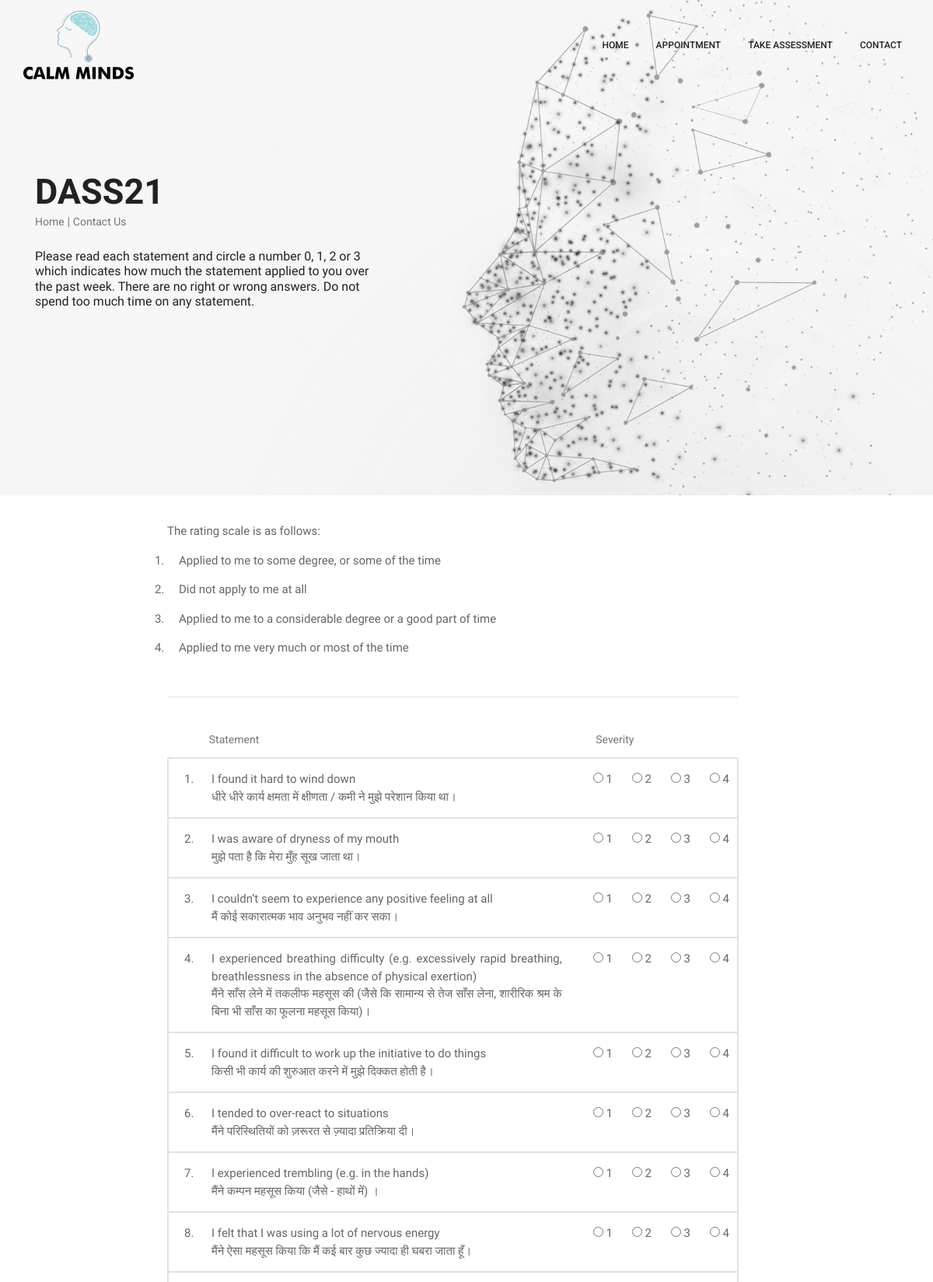
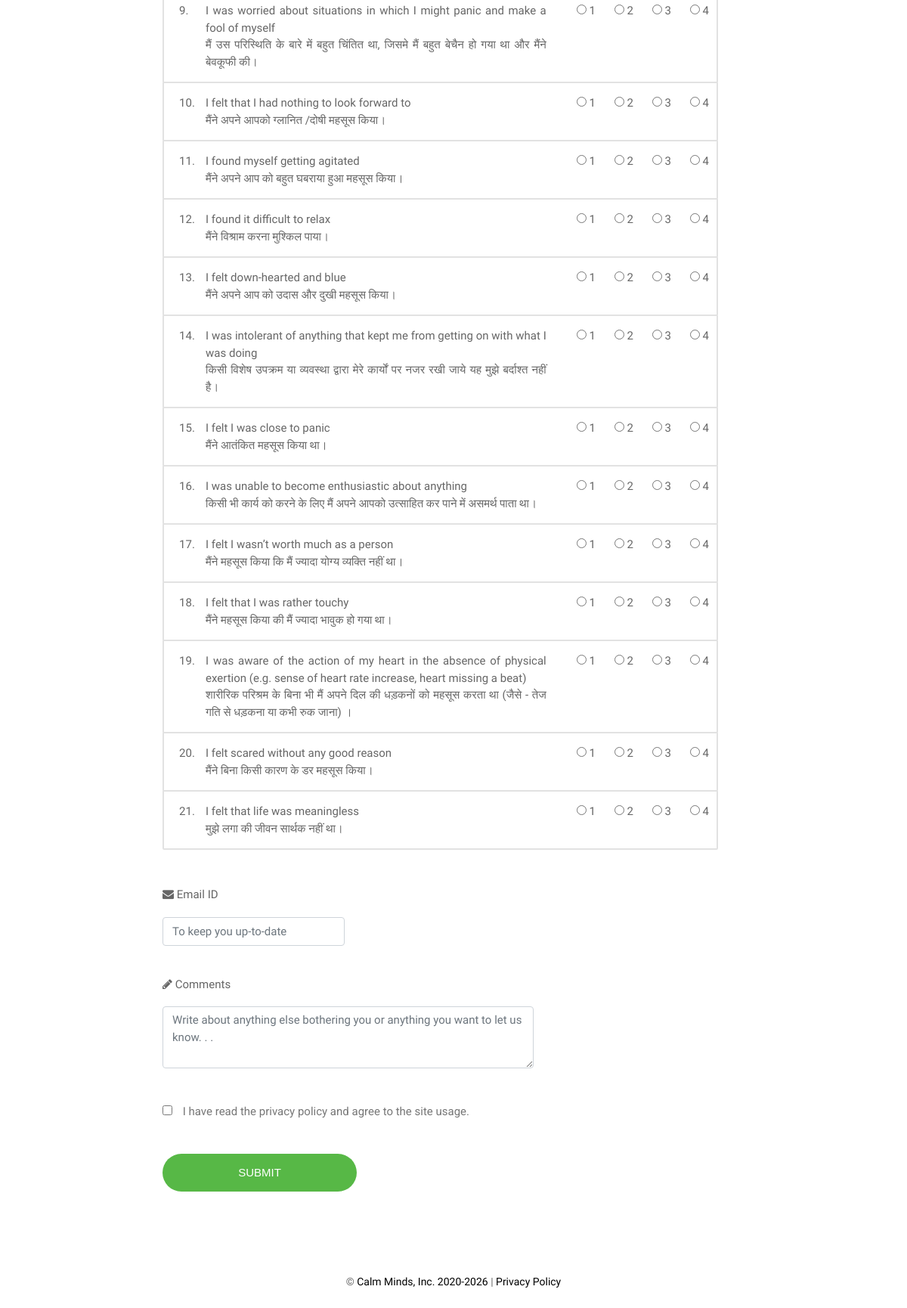
Page /assessment/ on the committed database (2 pictures, top to bottom).
### assessment/models.py (models this page shows, shortened)
class Choice(models.Model):
    choice_text = models.CharField(max_length=100)

class Question(models.Model):
    english_text = models.CharField(max_length=200, verbose_name="Question(English)")
    hindi_text = models.CharField(max_length=200, verbose_name="Question(Hindi)")

### assessment/views.py (the view)
# urls.py: path('', views.assessment_page, name="assessment_page"),
def assessment_page(request):
    questions = Question.objects.all()
    choices = Choice.objects.all()
    context = {
        "questions": questions,
        "choices": choices
    }
    if request.method == "GET":
        return render(request, "public/dass21.html", context)

### templates/public/dass21.html (shortened to what this page needs)
{% load static %}
<!DOCTYPE html>
<html lang="en">
<head>
    <link rel="stylesheet" type="text/css" href="{% static 'css/bootstrap-4.1.3.min.css' %}">
    <link rel="stylesheet" type="text/css" href="{% static 'fonts/font-awesome-4.7.0.min.css' %}">
    <link rel="stylesheet" type="text/css" href="{% static 'css/animate-3.7.0.css' %}">
    <link rel="stylesheet" type="text/css" href="{% static 'css/hamburgers.min.css' %}">
    <link rel="stylesheet" type="text/css" href="{% static 'css/select2.min.css' %}">
    <link rel="stylesheet" href="{% static 'css/owl-carousel.min.css' %}">
    <link rel="stylesheet" href="{% static 'css/jquery.datetimepicker.min.css' %}">
    <link rel="stylesheet" href="{% static 'css/linearicons.css' %}">
    <link rel="stylesheet" type="text/css" href="{% static 'css/util.css' %}">
    <link rel="stylesheet" type="text/css" href="{% static 'css/my-main.css' %}">
    <link rel="stylesheet" type="text/css" href="{% static 'css/my-main2.css' %}">
</head>
<body>
<header class="header-area">
    <div id="header">
        <div class="container">
            <div class="row align-items-center justify-content-between d-flex">
                <div id="logo">
                    <a href="/"><img src="../../static/images/logo/logo.png" alt=""
                                              title="Calm Minds Counselling Services"/></a>
                </div>
                <nav id="nav-menu-container">
                    <ul class="nav-menu">
                        <li class="menu-active"><a href="/">Home</a></li>
                        <li><a href="/#Appointment">Appointment</a></li>
                        <li><a href="/assessment">Take Assessment</a></li>
                        <li><a href="/contact">Contact</a></li>
                    </ul>
                </nav>
            </div>
        </div>
    </div>
</header>
<section class="main-background next-page">
    <div class="container">
        <div class="row">
            <div class="col-md-5">
                <h1>DASS21</h1>
                <a href="/">Home</a> <span>|</span> <a href="/contact">Contact Us</a>
                <br>
                <br>
                <h4>Please read each statement and circle a number 0, 1, 2 or 3
                    which indicates how much the statement applied to you over the past week.
                    There are no right or wrong answers. Do not spend too much time on any statement.</h4>
            </div>
        </div>
    </div>
</section>
<section class="patient-section">
    <div class="container">
        <div class="row">
            <div class="limiter">
                <div class="container-login100">
                    <div class="wrap-login100">
                        <div class="text-left p-t-10">
                            <p class="txt3">
                                The rating scale is as follows:
                            </p>
                            <ol class="txt3 p-b-20" start="1">
                                {% for choice in choices %}
                                    <li>{{ choice.choice_text }}</li>
                                {% endfor %}
                            </ol>
                            <hr/>
                            <form id="dass21-form" class=" p-t-20" action="{% url 'response:submit' %}" method="POST">
                                <div class="question-group txt3">
                                    <div class="index"></div>
                                    <div class="statement-group title p-l-17">
                                        <h5>Statement</h5>
                                    </div>
                                    <div class="choice-group title">
                                        <h5>Severity</h5>
                                    </div>
                                    {% for question in questions %}
                                        <div class="boxed">
                                            <div class="index">
                                                {{ forloop.counter }}.
                                            </div>
                                            <div class="statement-group">
                                                {{ question.english_text }}
                                                <br>
                                                {{ question.hindi_text }}
                                            </div>
                                            <div class="choice-group">
                                                {% for choice in choices %}
                                                    <label>
                                                        <input type="radio" name="{{ question.id }}"
                                                               value="{{ choice.id }}"
                                                               aria-label="Option {{ forloop.counter }} for aforementioned text input"
                                                               required/>
                                                        {{ forloop.counter }}
                                                    </label>
                                                {% endfor %}
                                            </div>
                                        </div>
                                    {% endfor %}
                                </div>
                                <div class="form-group m-t-40" style="width:100%;">
                                    <i class="fa fa-envelope prefix" style="color:#666666;">
                                        <label class="txt3 p-b-10">
                                            Email ID
                                        </label>
                                        <input class="txt3 form-control" name="email" required
                                               placeholder="To keep you up-to-date"/>
                                    </i>
                                </div>
                                <div class="form-group m-t-40" style="width:100%;">
                                    <i class="fa fa-pencil prefix" style="color:#666666;">
                                        <label class="txt3 p-b-10">
                                            Comments
                                        </label>
                                        <textarea class="txt3 form-control" rows="3" cols="50" name="comments"
                                                  placeholder="Write about anything else bothering you or anything you want to let us know. . ."></textarea>
                                    </i>
                                </div>
                                <div class="form-group m-t-40" style="width:100%;">
                                    <label class="checkbox-inline">
                                        <input style="margin-right: 10px" name="privacy-policy" required type="checkbox"/>
                                        I have read the privacy policy and agree to the site usage.
                                    </label>
                                </div>
                                <div class="container-login100-form-btn m-t-10 m-b-10" style="width: 35%">
                                    <button class="login100-form-btn" type="submit">
                                        Submit
                                    </button>
                                </div>
                            </form>
                        </div>
                    </div>
                </div>
            </div>
        </div>
    </div>
</section>
<footer id="footer" class="footer-section">
    <div class="container-fluid">
        <p>
            &copy; <a href="/">Calm Minds, Inc. 2020-2026 </a> |
            <a href="/privacy_calmminds" id="privacy-footer">Privacy Policy</a>
        </p>
    </div>
</footer>
</body>
</html>

### static/css/my-main.css (style rules this page uses)
* { margin: 0px; padding: 0px; box-sizing: border-box; }
body, html { height: 100%; font-family: "Roboto", sans-serif; }
a { font-size: 14px; line-height: 1.7; color: #666666; margin: 0px; transition: all 0.4s; -webkit-transition: all 0.4s; -o-transition: all 0.4s; -moz-transition: all 0.4s; }
h1, h2, h3, h4, h5, h6 { margin: 0px; }
p { font-family: "Ubuntu", sans-serif; font-size: 14px; line-height: 1.7; color: #666666; margin: 0px; }
ol li { list-style-type: decimal; -webkit-margin-before: 1em; -webkit-margin-after: 1em; -webkit-margin-start: 0px; -webkit-margin-end: 0px; -webkit-padding-start: 0px; padding-left: 15px; }
input { outline: none; border: none; }
textarea { outline: none; border: none; }
button { outline: none !important; border: none; background: transparent; }
.txt3 { font-family: "Ubuntu", sans-serif; font-size: 1em; line-height: 1.5; color: #666666; }
.boxed { width: 100%; border-style: solid; border-color: #e2e2e2; border-radius: 2px; border-width: 2px; display: flex; display: -webkit-box; display: -webkit-flex; display: -moz-box; display: -ms-flexbox; margin-bottom: -2px; padding: 15px 10px 15px 20px; }
.question-group { width: 100%; min-height: 10vh; min-width: 10vw; display: -webkit-box; display: -webkit-flex; display: -moz-box; display: -ms-flexbox; display: flex; flex-wrap: wrap; justify-content: space-evenly; padding: 10px 0px; }
.statement-group { width: 70%; padding-right: 40px; text-align: justify; }
.choice-group { width: 25%; display: flex; display: -webkit-box; display: -webkit-flex; display: -moz-box; display: -ms-flexbox; justify-content: space-between; -webkit-flex-wrap: wrap; flex-wrap: wrap; -ms-flex-wrap: wrap; }
.index { width: 5%; padding-right: 10px; }
.title { padding-bottom: 15px; }
.limiter { width: 100%; margin: 0 auto; }
.container-login100 { width: 100%; min-height: 100vh; display: -webkit-box; display: -webkit-flex; display: -moz-box; display: -ms-flexbox; display: flex; flex-wrap: wrap; justify-content: center; align-items: center; padding: 15px; }
.wrap-login100 { width: 960px; background: #fff; border-radius: 10px; overflow: hidden; display: -webkit-box; display: -webkit-flex; display: -moz-box; display: -ms-flexbox; display: flex; flex-wrap: wrap; justify-content: space-between; padding: 10px 130px 33px 95px; }
.container-login100-form-btn { width: 100%; display: -webkit-box; display: -webkit-flex; display: -moz-box; display: -ms-flexbox; display: flex; flex-wrap: wrap; justify-content: center; padding-top: 20px; }
.login100-form-btn { font-family: Montserrat-Bold, sans-serif; font-size: 15px; line-height: 1.5; color: #fff; text-transform: uppercase; width: 100%; height: 50px; border-radius: 25px; background: #57b846; display: -webkit-box; display: -webkit-flex; display: -moz-box; display: -ms-flexbox; display: flex; justify-content: center; align-items: center; padding: 0 25px; -webkit-transition: all 0.4s; -o-transition: all 0.4s; -moz-transition: all 0.4s; transition: all 0.4s; }

### rows in the picture
Choice: choice_text "Applied to me to some degree, or some of the time"
Choice: choice_text "Did not apply to me at all"
Choice: choice_text "Applied to me to a considerable degree or a good part of time"
Choice: choice_text "Applied to me very much or most of the time"
Question: english_text "I found it hard to wind down", hindi_text "धीरे धीरे कार्य क्षमता में क्षीणता / कमी ने मुझे परेशान किया था।"
Question: english_text "I was aware of dryness of my mouth", hindi_text "मुझे पता है कि मेरा मुँह सूख जाता था।"
Question: english_text "I couldn’t seem to experience any positive feeling at all", hindi_text "मैं कोई सकारात्मक भाव अनुभव नहीं कर सका।"
Question: english_text "I experienced breathing difficulty (e.g. excessively rapid breathing, breathlessness in the absence of physical exertion)", hindi_text "मैंने साँस लेने में तकलीफ महसूस की (जैसे कि सामान्य से तेज साँस लेना, शारीरिक श्रम के बिना भी साँस का फूलना महसूस किया)।"
Question: english_text "I found it difficult to work up the initiative to do things", hindi_text "किसी भी कार्य की शुरुआत करने में मुझे दिक्कत होती है।"
Question: english_text "I tended to over-react to situations", hindi_text "मैंने परिस्थितियों को ज़रूरत से ज़्यादा प्रतिक्रिया दी।"
Question: english_text "I experienced trembling (e.g. in the hands)", hindi_text "मैंने कम्पन महसूस किया (जैसे - हाथों में) ।"
Question: english_text "I felt that I was using a lot of nervous energy", hindi_text "मैंने ऐसा महसूस किया कि मैं कई बार कुछ ज्यादा ही घबरा जाता हूँ।"
Question: english_text "I was worried about situations in which I might panic and make a fool of myself", hindi_text "मैं उस परिस्थिति के बारे में बहुत चिंतित था, जिसमे मैं बहुत बेचैन हो गया था और मैंने बेवकूफी की।"
Question: english_text "I felt that I had nothing to look forward to", hindi_text "मैंने अपने आपको ग्लानित /दोषी महसूस किया।"
Question: english_text "I found myself getting agitated", hindi_text "मैंने अपने आप को बहुत घबराया हुआ महसूस किया।"
Question: english_text "I found it difficult to relax", hindi_text "मैंने विश्राम करना मुश्किल पाया।"
Question: english_text "I felt down-hearted and blue", hindi_text "मैंने अपने आप को उदास और दुखी महसूस किया।"
Question: english_text "I was intolerant of anything that kept me from getting on with what I was doing", hindi_text "किसी विशेष उपक्रम या व्यवस्था द्वारा मेरे कार्यों पर नजर रखी जाये यह मुझे बर्दाश्त नहीं है।"
Question: english_text "I felt I was close to panic", hindi_text "मैंने आतंकित महसूस किया था।"
Question: english_text "I was unable to become enthusiastic about anything", hindi_text "किसी भी कार्य को करने के लिए मैं अपने आपको उत्साहित कर पाने में असमर्थ पाता था।"
Question: english_text "I felt I wasn’t worth much as a person", hindi_text "मैंने महसूस किया कि मैं ज्यादा योग्य व्यक्ति नहीं था।"
Question: english_text "I felt that I was rather touchy", hindi_text "मैंने महसूस किया की मैं ज्यादा भावुक हो गया था।"
Question: english_text "I was aware of the action of my heart in the absence of physical exertion (e.g. sense of heart rate increase, heart missing a beat)", hindi_text "शारीरिक परिश्रम के बिना भी मैं अपने दिल की धड़कनों को महसूस करता था (जैसे - तेज गति से धड़कना या कभी रुक जाना) ।"
Question: english_text "I felt scared without any good reason", hindi_text "मैंने बिना किसी कारण के डर महसूस किया।"
Question: english_text "I felt that life was meaningless", hindi_text "मुझे लगा की जीवन सार्थक नहीं था।"
